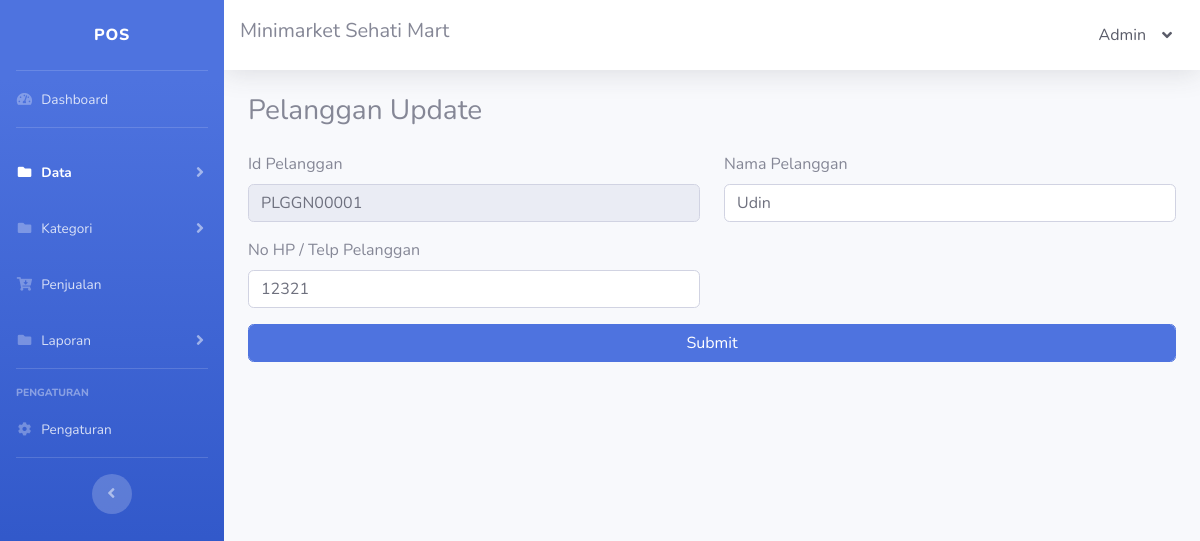
The page /pelanggan_update.php?pelanggan_id=PLGGN00001 (signed in) on the database its author committed.
### tables this page shows
CREATE TABLE `tbl_pengaturan` (
  `pengaturan_id` int NOT NULL,
  `pengaturan_nama_sidebar` text NOT NULL,
  `pengaturan_nama_navbar` text NOT NULL,
  `pengaturan_alamat` text NOT NULL,
  `pengaturan_no_hp` varchar(15) NOT NULL
);

CREATE TABLE `tbl_pengguna` (
  `pengguna_id` int NOT NULL,
  `pengguna_nama` text NOT NULL,
  `username` varchar(30) NOT NULL,
  `password` varchar(30) NOT NULL,
  `pengguna_pilihan` varchar(30) NOT NULL
);

CREATE TABLE `tbl_pelanggan` (
  `pelanggan_id` varchar(10) NOT NULL,
  `pelanggan_nama` text NOT NULL,
  `pelanggan_no_hp` varchar(15) NOT NULL
);

### pelanggan_update.php (the view, shortened to what this page needs)
<!DOCTYPE html>
<html lang="en">
<?php
include 'config.php';
$data = mysqli_query($config, "SELECT * FROM tbl_pengaturan");
$row = mysqli_fetch_array($data);
$pengaturan_nama_sidebar = $row["pengaturan_nama_sidebar"];
$pengaturan_nama_navbar = $row["pengaturan_nama_navbar"];
$data2 = mysqli_query($config, "SELECT * FROM tbl_pengguna WHERE pengguna_id='{$_SESSION['pengguna_id']}'");
$row1 = mysqli_fetch_array($data2);
$pengguna_nama = $row1["pengguna_nama"];
?>
<head>
    <link href="vendor/fontawesome-free/css/all.min.css" rel="stylesheet" type="text/css">
    <link href="css/sb-admin-2.min.css" rel="stylesheet">
</head>
<body id="page-top">
    <div id="wrapper">
        <ul class="navbar-nav bg-gradient-primary sidebar sidebar-dark accordion" id="accordionSidebar">
            <a class="sidebar-brand d-flex align-items-center justify-content-center" href="index.html">
                <div class="sidebar-brand-text mx-3"><?= $pengaturan_nama_sidebar ?></div>
            </a>
            <hr class="sidebar-divider my-0">
            <li class="nav-item">
                <a class="nav-link" href="index.php">
                    <i class="fas fa-fw fa-tachometer-alt"></i>
                    <span>Dashboard</span></a>
            </li>
            <hr class="sidebar-divider">
            <li class="nav-item active">
                <a class="nav-link collapsed" href="#" data-toggle="collapse" data-target="#collapseTwo" aria-expanded="true" aria-controls="collapseTwo">
                    <i class="fas fa-fw fa-folder"></i>
                    <span>Data</span>
                </a>
            </li>
            <li class="nav-item">
                <a class="nav-link collapsed" href="#" data-toggle="collapse" data-target="#collapseThree" aria-expanded="true" aria-controls="collapseTwo">
                    <i class="fas fa-fw fa-folder"></i>
                    <span>Kategori</span>
                </a>
            </li>
            <li class="nav-item">
                <a class="nav-link" href="penjualan.php">
                    <i class="fas fa-fw fa-cart-arrow-down"></i>
                    <span>Penjualan</span></a>
            </li>
            <li class="nav-item">
                <a class="nav-link collapsed" href="#" data-toggle="collapse" data-target="#collapseFour" aria-expanded="true" aria-controls="collapseTwo">
                    <i class="fas fa-fw fa-folder"></i>
                    <span>Laporan</span>
                </a>
            </li>
            <hr class="sidebar-divider">
            <div class="sidebar-heading">
                Pengaturan
            </div>
            <li class="nav-item">
                <a class="nav-link" href="pengaturan.php">
                    <i class="fas fa-fw fa-cog"></i>
                    <span>Pengaturan</span></a>
            </li>
            <hr class="sidebar-divider d-none d-md-block">
            <div class="text-center d-none d-md-inline">
                <button class="rounded-circle border-0" id="sidebarToggle"></button>
            </div>
        </ul>
        <div id="content-wrapper" class="d-flex flex-column">
            <div id="content">
                <nav class="navbar navbar-expand navbar-light bg-white topbar mb-4 static-top shadow">
                    <h5><?= $pengaturan_nama_navbar ?></h5>
                    <ul class="navbar-nav ml-auto">
                        <li class="nav-item dropdown no-arrow">
                            <a class="nav-link dropdown-toggle text-dark" href="#" id="userDropdown" role="button" data-toggle="dropdown" aria-haspopup="true" aria-expanded="false">
                                <?= $pengguna_nama ?>
                                <i class="ml-3 fas fa-angle-down"></i>
                            </a>
                        </li>
                    </ul>
                </nav>
                <div class="container-fluid">
                    <div class="d-sm-flex align-items-center justify-content-between">
                        <h1 class="h3 mb-4 text-black">Pelanggan Update</h1>
                    </div>
                    <?php
                    $data3 = mysqli_query($config, "SELECT * FROM tbl_pelanggan WHERE pelanggan_id='$_GET[pelanggan_id]'");
                    while ($row3 = mysqli_fetch_array($data3)) {
                        $pelanggan_id = $row3["pelanggan_id"];
                        $pelanggan_nama = $row3["pelanggan_nama"];
                        $pelanggan_no_hp = $row3["pelanggan_no_hp"];
                    }
                    ?>
                    <form action='' method='post'>
                        <div class='row'>
                            <div class='col-lg-6'>
                                <div class='form-group'>
                                    <label>Id Pelanggan</label>
                                    <input type='text' name='pelanggan_id' readonly value="<?= $pelanggan_id ?>" class='form-control'>
                                </div>
                            </div>
                            <div class='col-lg-6'>
                                <div class='form-group'>
                                    <label>Nama Pelanggan</label>
                                    <input type='text' name='pelanggan_nama' value="<?= $pelanggan_nama ?>" class='form-control'>
                                </div>
                            </div>
                        </div>
                        <div class='row'>
                            <div class='col-lg-6'>
                                <div class='form-group'>
                                    <label>No HP / Telp Pelanggan</label>
                                    <input type='number' name='pelanggan_no_hp' value="<?= $pelanggan_no_hp ?>" class='form-control'>
                                </div>
                            </div>
                        </div>
                        <div class='row'>
                            <div class='col-lg-12'>
                                <div class='form-group'>
                                    <input type='submit' value='Submit' name='submit_u' class='form-control btn btn-primary btn-user btn-block'>
                                </div>
                            </div>
                        </div>
                    </form>
                </div>
            </div>
        </div>
</body>
</html>

### rows shown on the page
tbl_pengaturan: pengaturan_nama_sidebar "POS", pengaturan_nama_navbar "Minimarket Sehati Mart"
tbl_pengguna: pengguna_nama "Admin"
tbl_pelanggan: pelanggan_id "PLGGN00001", pelanggan_nama "Udin", pelanggan_no_hp "12321"
